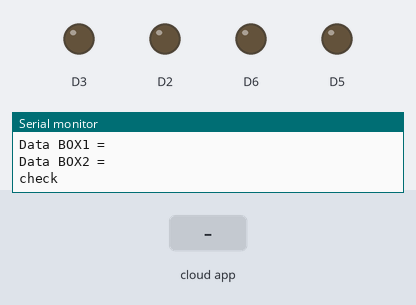
Bench run of a sketch on a simulated ESP8266 (NodeMCU). Parts: output pins drawn as LEDs (lit = HIGH), the last lines printed to the serial monitor. The inputs (shaded band) are chosen by the test bench. WiFi joins after 1.5 s; servers stay silent unless stated; the Firebase database answers and starts empty.

Above: at 2.7 s.
2.8 s: the phone or cloud app sets Box1 to true
At 3.8 s:
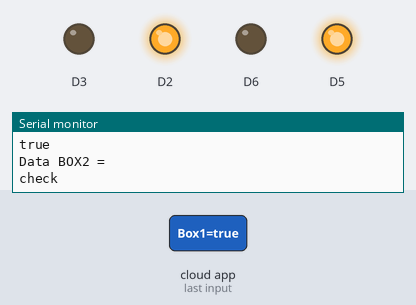
4.5 s: the phone or cloud app sets Box2 to true
At 5.1 s:
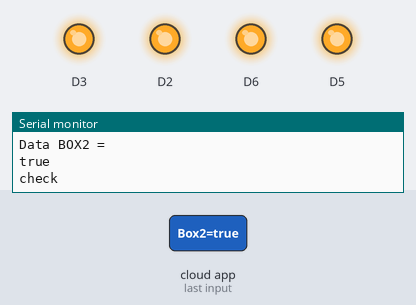
6.0 s: the phone or cloud app sets Box1 to false
At 6.6 s:
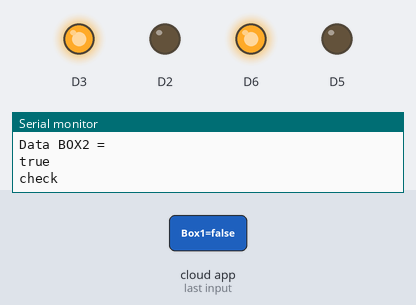
9.3 s: the phone or cloud app sets Box2 to false
At 10.3 s:
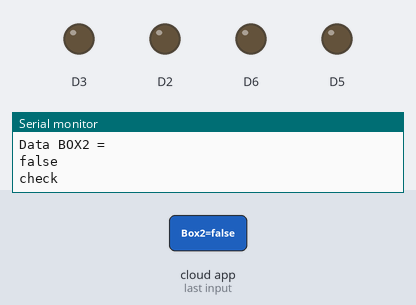
Timing chart, 0 to 12.3 s (numbered marks = the images above; inputs shaded):
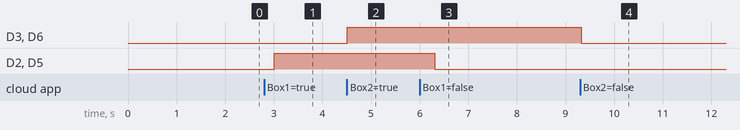

Measured:
- after the input at 2.8 s, D2, D5: LOW → HIGH after 0.21 s
- after the input at 4.5 s, D3, D6: LOW → HIGH at once
- after the input at 6.0 s, D2, D5: HIGH → LOW after 0.31 s
- after the input at 9.3 s, D3, D6: HIGH → LOW at once

The sketch:

NodeMCU_TrashBox.ino
```cpp
#include <Wire.h>
#include <SoftwareSerial.h>
#include <ESP8266WiFi.h>
#include <FirebaseArduino.h>

SoftwareSerial SerialESP(D7, D8);   // (RX, TX)

//------------------------ Set Wifi ---------------------------
#define FIREBASE_HOST "volumesampah-default-rtdb.firebaseio.com"
#define FIREBASE_AUTH "fyoaS1NVqTlOpIP1uOU81ul9RkQLYKonhfmKnK4U"
#define WIFI_SSID "CA2019"
#define WIFI_PASSWORD "Tekkom2019"


String dataIn;
String dt[10];
int i;
boolean parsing = false;

float jarak1, jarak2;

void setup() {
  // put your setup code here, to run once:
  pinMode(D2, OUTPUT);
  pinMode(D3, OUTPUT);
  pinMode(D5, OUTPUT);
  pinMode(D6, OUTPUT);
  Serial.begin(9600);
  SerialESP.begin(9600);
  setWifi();
}

void loop() {
  // put your main code here, to run repeatedly:
  Serial.println("check");
  fireBase();
  while (SerialESP.available() > 0) {

    char inChar = (char)SerialESP.read();
    dataIn += inChar;

    if (inChar == '\n') {
      parsing = true;
    }

  }
  if (parsing) {
    parsingData();
    parsing = false;
    dataIn = "";

  }


}

//****************************** fungsi **************************
void setWifi() {
  // connect to wifi.
  WiFi.begin(WIFI_SSID, WIFI_PASSWORD);
  Serial.print("connecting");
  while (WiFi.status() != WL_CONNECTED) {
    Serial.print(".");
    delay(500);
  }
  Serial.println();
  Serial.print("connected: ");
  Serial.println(WiFi.localIP());

  Firebase.begin(FIREBASE_HOST, FIREBASE_AUTH);

}

void parsingData() {
  int j = 0;

  //kirim data yang telah diterima sebelumnya
  Serial.print("data masuk : ");
  Serial.println(dataIn);

  //inisialisasi variabel, (reset isi variabel)
  dt[j] = "";
  //proses parsing data
  for (i = 1; i < dataIn.length(); i++) {
    //pengecekan tiap karakter dengan karakter (#) dan (,)
    if ((dataIn[i] == '#') || (dataIn[i] == ','))
    {
      //increment variabel j, digunakan untuk merubah index array penampung
      j++;
      dt[j] = "";     //inisialisasi variabel array dt[j]
    }
    else
    {
      //proses tampung data saat pengecekan karakter selesai.
      dt[j] = dt[j] + dataIn[i];
    }
  }
  jarak1 = dt[0].toFloat();
  jarak2 = dt[1].toFloat();
  jarak1 = map(jarak1, 42, 0, 0, 100);
  jarak2 = map(jarak2, 42, 0, 0, 100);
  jarak1 = constrain(jarak1, 0, 100);
  jarak2 = constrain(jarak2, 0, 100);


  //kirim data hasil parsing
  Serial.print("data 1 : ");
  Serial.println(jarak1);
  Serial.print("data 2 : ");
  Serial.println(jarak2);

  // kirim data ke firebase
  Firebase.setFloat("IOT/jarak1", jarak1);
  // handle error
  if (Firebase.failed()) {
    Serial.print("setting /jarak1 failed:");
    Serial.println(Firebase.error());
    return;
  }
  Firebase.setFloat("IOT/jarak2", jarak2);
  // handle error
  if (Firebase.failed()) {
    Serial.print("setting /Arus failed:");
    Serial.println(Firebase.error());
    return;
  }
}


void fireBase() {
  String dataB1 = Firebase.getString("IOT/Box1");
  String dataB2 = Firebase.getString("IOT/Box2");
  Serial.println("Data BOX1 = ");
  Serial.println(dataB1);
  Serial.println("Data BOX2 = ");
  Serial.println(dataB2);

  if (dataB1 == "true") {
    digitalWrite(D5, 1);
    digitalWrite(D2, 1);
  }
  if (dataB1 == "false") {
    digitalWrite(D5, 0);
    digitalWrite(D2, 0);
  }
  if (dataB2 == "true") {
    digitalWrite(D6, 1);
    digitalWrite(D3, 1);
  }
  if (dataB2 == "false") {
    digitalWrite(D6, 0);
    digitalWrite(D3, 0);
  }
}
```
